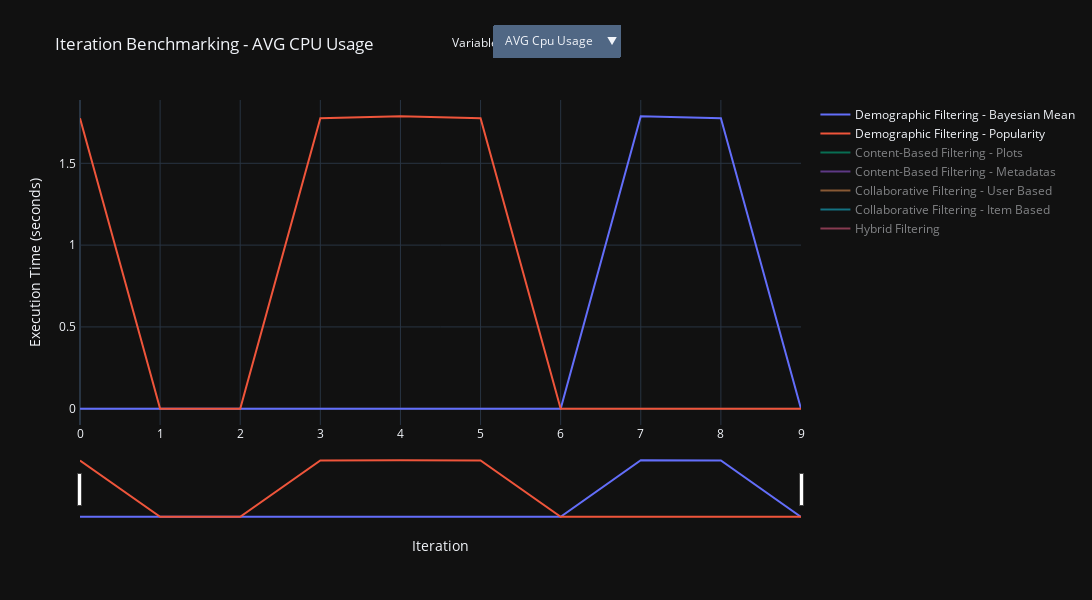

The code cell stored with this chart in its notebook:
### Code cell
# ---- Figure ----
fig = go.Figure(data=all_line_traces)

fig.update_layout(
    title_text='Iteration Benchmarking - Execution Time'
    , template='plotly_dark'
    , legend=dict(orientation='v')
    , xaxis=dict(rangeslider=dict(visible=True), type='linear')
    , width=1250
    , height=600
    , autosize=True
)

fig.update_layout(
    updatemenus=[
        dict(
            active=0
            , x=0.75
            , y=1.23
            , buttons=list([
                dict(
                    args=[
                        { 'visible': [True] * len(execution_time_line_trace)
                            + [False] * len(avg_cpu_usage_line_trace) }
                        , { 'title': 'Iteration Benchmarking - Execution Time' }
                        , { 'yaxis.title.text': 'Execution Time (seconds)' }
                    ]
                    , label='Execution Time'
                    , method='update'
                )
                , dict(
                    args=[
                        { 'visible': [False] * len(execution_time_line_trace)
                            + [True] * len(avg_cpu_usage_line_trace) }
                        , { 'title': 'Iteration Benchmarking - AVG CPU Usage' }
                        , { 'yaxis.title.text': 'AVG CPU Usage (%)' }
                    ]
                    , label='AVG Cpu Usage'
                    , method='update'
                )
            ])
        )
    ]
)

fig.update_layout(annotations=[dict(text='Variable:', x=0.55, xref='paper', y=1.21, yref='paper', showarrow=False)])
fig.update_yaxes(title='Execution Time (seconds)', ticksuffix='\t')
fig.update_xaxes(title='Iteration')

fig.show()

### Figure 1 — Plotly figure (JSON) as saved in the notebook; plotly's stock layout.template omitted (floating-point values rounded to 4 significant figures)
{"data": [{"mode": "lines", "name": "Demographic Filtering - Bayesian Mean", "type": "scatter", "visible": false, "x": [0, 1, 2, 3, 4, 5, 6, 7, 8, 9], "y": [0.1201, 0.1091, 0.1088, 0.1096, 0.1081, 0.1077, 0.1076, 0.1097, 0.1074, 0.1087]}, {"mode": "lines", "name": "Demographic Filtering - Popularity", "type": "scatter", "visible": false, "x": [0, 1, 2, 3, 4, 5, 6, 7, 8, 9], "y": [0.118, 0.1083, 0.1088, 0.1082, 0.1091, 0.1079, 0.1076, 0.1092, 0.1092, 0.1089]}, {"mode": "lines", "name": "Content-Based Filtering - Plots", "type": "scatter", "visible": false, "x": [0, 1, 2, 3, 4, 5, 6, 7, 8, 9], "y": [315.3, 267.3, 324.1, 303.3, 251.1, 268.7, 287.4, 283.1, 280.5, 304.8]}, {"mode": "lines", "name": "Content-Based Filtering - Metadatas", "type": "scatter", "visible": false, "x": [0, 1, 2, 3, 4, 5, 6, 7, 8, 9], "y": [12.03, 9.873, 6.76, 6.799, 7.008, 6.846, 6.59, 6.644, 6.501, 6.525]}, {"mode": "lines", "name": "Collaborative Filtering - User Based", "type": "scatter", "visible": false, "x": [0, 1, 2, 3, 4, 5, 6, 7, 8, 9], "y": [106.7, 101.6, 100.1, 100.5, 100.1, 99.5, 101.2, 99.83, 104.0, 99.7]}, {"mode": "lines", "name": "Collaborative Filtering - Item Based", "type": "scatter", "visible": false, "x": [0, 1, 2, 3, 4, 5, 6, 7, 8, 9], "y": [588.2, 607.9, 605.5, 607.0, 592.5, 593.1, 577.4, 580.8, 576.1, 549.5]}, {"mode": "lines", "name": "Hybrid Filtering", "type": "scatter", "visible": false, "x": [0, 1, 2, 3, 4, 5, 6, 7, 8, 9], "y": [167.0, 162.4, 161.2, 161.0, 163.7, 159.9, 165.0, 159.9, 162.2, 155.5]}, {"mode": "lines", "name": "Demographic Filtering - Bayesian Mean", "type": "scatter", "visible": true, "x": [0, 1, 2, 3, 4, 5, 6, 7, 8, 9], "y": [0, 0, 0, 0, 0, 0, 0, 1.788, 1.775, 0]}, {"mode": "lines", "name": "Demographic Filtering - Popularity", "type": "scatter", "visible": true, "x": [0, 1, 2, 3, 4, 5, 6, 7, 8, 9], "y": [1.775, 0, 0, 1.775, 1.788, 1.775, 0, 0, 0, 0]}, {"mode": "lines", "name": "Content-Based Filtering - Plots", "type": "scatter", "visible": "legendonly", "x": [0, 1, 2, 3, 4, 5, 6, 7, 8, 9], "y": [12.26, 12.41, 12.36, 12.39, 12.44, 12.4, 12.39, 12.43, 12.4, 12.37]}, {"mode": "lines", "name": "Content-Based Filtering - Metadatas", "type": "scatter", "visible": "legendonly", "x": [0, 1, 2, 3, 4, 5, 6, 7, 8, 9], "y": [11.56, 10.89, 12.03, 12.14, 11.79, 12.01, 12.12, 12.02, 12.07, 12.08]}, {"mode": "lines", "name": "Collaborative Filtering - User Based", "type": "scatter", "visible": "legendonly", "x": [0, 1, 2, 3, 4, 5, 6, 7, 8, 9], "y": [12.22, 12.32, 12.39, 12.37, 12.37, 12.43, 12.38, 12.37, 12.28, 12.43]}, {"mode": "lines", "name": "Collaborative Filtering - Item Based", "type": "scatter", "visible": "legendonly", "x": [0, 1, 2, 3, 4, 5, 6, 7, 8, 9], "y": [12.44, 12.45, 12.43, 12.41, 12.44, 12.41, 12.45, 12.49, 12.49, 12.49]}, {"mode": "lines", "name": "Hybrid Filtering", "type": "scatter", "visible": "legendonly", "x": [0, 1, 2, 3, 4, 5, 6, 7, 8, 9], "y": [12.37, 12.49, 12.48, 12.49, 12.48, 12.21, 12.44, 12.46, 12.46, 12.46]}], "layout": {"annotations": [{"showarrow": false, "text": "Variable:", "x": 0.55, "xref": "paper", "y": 1.21, "yref": "paper"}], "autosize": true, "height": 600, "legend": {"orientation": "v"}, "title": {"text": "Iteration Benchmarking - AVG CPU Usage"}, "updatemenus": [{"active": 1, "buttons": [{"args": [{"visible": [true, true, true, true, true, true, true, false, false, false, false, false, false, false]}, {"title": "Iteration Benchmarking - Execution Time"}, {"yaxis.title.text": "Execution Time (seconds)"}], "label": "Execution Time", "method": "update"}, {"args": [{"visible": [false, false, false, false, false, false, false, true, true, true, true, true, true, true]}, {"title": "Iteration Benchmarking - AVG CPU Usage"}, {"yaxis.title.text": "AVG CPU Usage (%)"}], "label": "AVG Cpu Usage", "method": "update"}], "x": 0.75, "y": 1.23}], "width": 1250, "xaxis": {"autorange": true, "range": [0, 9], "rangeslider": {"autorange": true, "range": [0, 9], "visible": true, "yaxis": {"_template": null, "rangemode": "match"}}, "title": {"text": "Iteration"}, "type": "linear"}, "yaxis": {"autorange": true, "range": [-0.09931, 1.887], "ticksuffix": "\t", "title": {"text": "Execution Time (seconds)"}, "type": "linear"}}}
